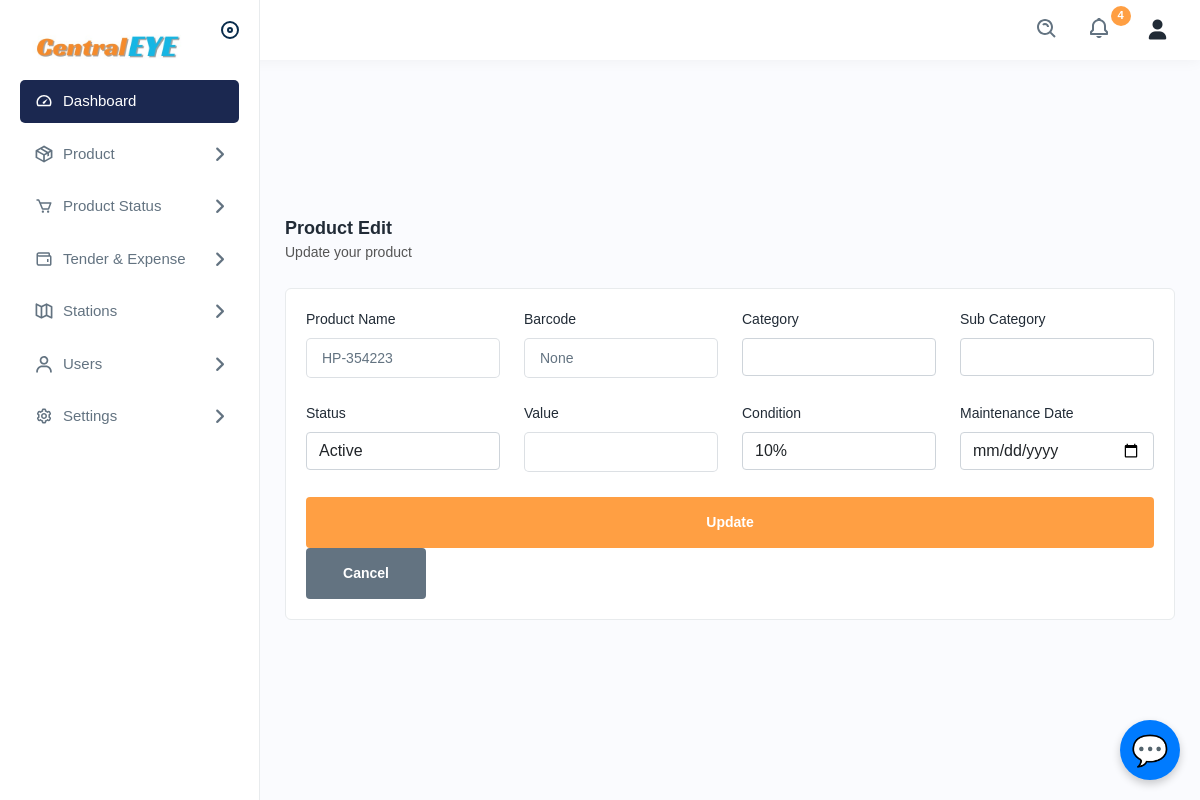
The app's page /editproduct/8, older data.
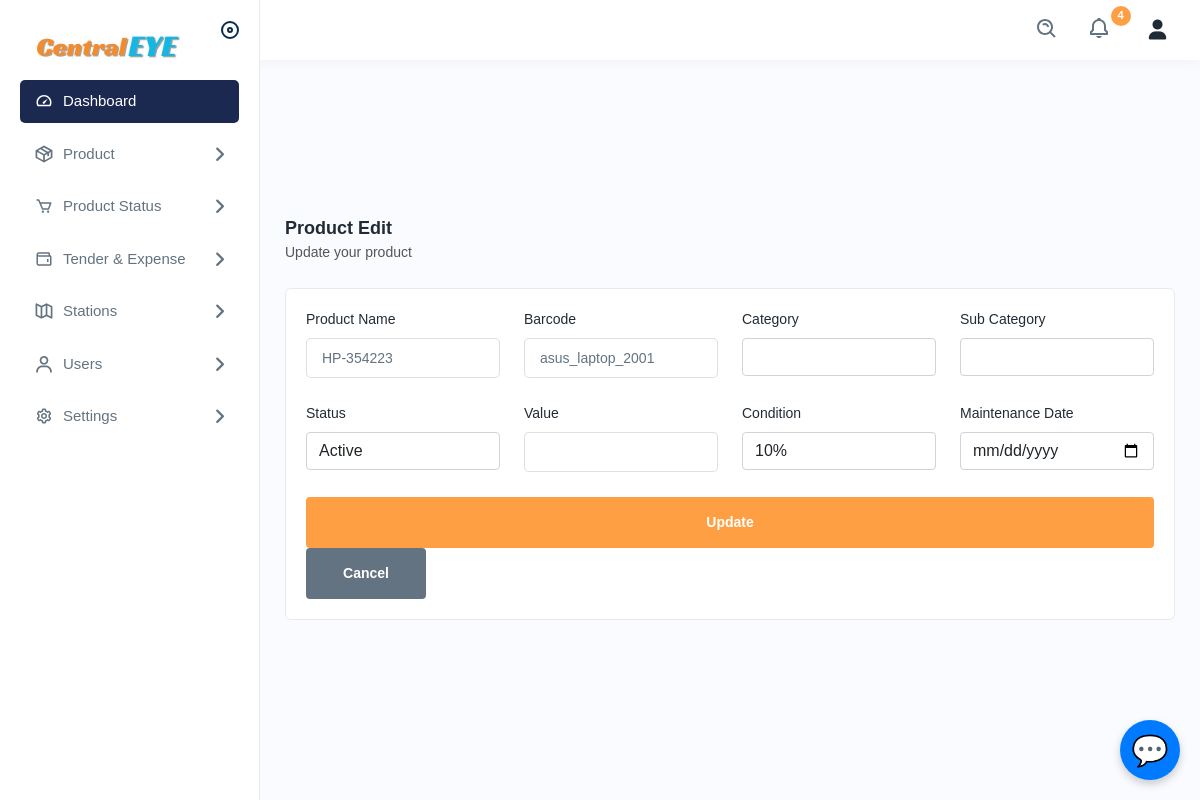
The same page, newer data.
### app/models.py (models this page shows, shortened)
class Asset(models.Model):
    asset_id = models.IntegerField(primary_key=True, unique=True)
    asset_name = models.CharField(max_length=255)
    asset_category = models.ForeignKey(
        AssetSubCategory, null=True, blank=True, on_delete=models.SET_NULL)
    barcode = models.CharField(
        max_length=255, unique=True, null=True, blank=True)
    purchase_date = models.DateField(default=timezone.now)
    asset_value = models.CharField(max_length=255)
    condition = models.CharField(
        max_length=20, choices=CONDITION_CHOICES, default='good')
    location = models.CharField(max_length=255)
    assign_to = models.ForeignKey(
        UserDetails, null=True, blank=True, on_delete=models.SET_NULL)
    asset_status = models.CharField(
        max_length=20, choices=ASSET_STATUS_CHOICES, default='available')
    asset_maintenance_date = models.DateField(null=True, blank=True)
    asset_add_date = models.DateField(auto_now=True, null=True, blank=True)

### app/views.py (the view, shortened to what this page needs)
# urls.py: path('editproduct/<int:id>', views.editproduct, name='editproduct'),
def editproduct(request, id):
    assets = Asset.objects.get(asset_id=id)
    categories = AssetCategory.objects.all()
    return render(request, 'editproduct.html', {'asset': assets, 'categories': categories})

### templates/editproduct.html (shortened to what this page needs)
{% extends 'navbar.html' %}
{% load static %}
{% block body %}
<div class="main-wrapper">
<div class="page-wrapper">
<div class="content">
<div class="page-header">
<div class="page-title">
<h4>Product Edit</h4>
<h6>Update your product</h6>
</div>
</div>
<form action="{% url 'editproduct' asset.asset_id %}" method="post">
<div class="card">
<div class="card-body">
<div class="row">
<div class="col-lg-3 col-sm-6 col-12">
<div class="form-group">
<label>Product Name</label>
<input type="text" name="asset_name" value="{{asset.asset_name}}">
</div>
</div>
<div class="col-lg-3 col-sm-6 col-12">
    <div class="form-group">
    <label>Barcode</label>
    <input type="text" name="barcode" value="{{asset.barcode}}">
    </div>
    </div>
    <div class="col-lg-3 col-sm-6 col-12">
        <div class="form-group">
            <label>Category</label>
            <select name="category_name" class="form-control">
                {% for category in categories %}
                <option value="{{ category.id }}" {% if category.id == asset.asset_category_id %}selected{% endif %}>{{ category.name }}</option>
                {% endfor %}
            </select>
        </div>
    </div>
    <div class="col-lg-3 col-sm-6 col-12">
        <div class="form-group">
            <label>Sub Category</label>
            <select name="subcategory_name" class="form-control">
            </select>
        </div>
    </div>
    <div class="col-lg-3 col-sm-6 col-12">
        <div class="form-group">
            <label>Status</label>
            <select name="status" class="form-control">
                <option value="Active" {% if asset.status == "Active" %}selected{% endif %}>Active</option>
            </select>
        </div>
    </div>
<div class="col-lg-3 col-sm-6 col-12">
<div class="form-group">
<label>Value</label>
<input type="text" name="asset_value" value="{{assets.asset_value}}">
</div>
</div>
<div class="col-lg-3 col-sm-6 col-12">
    <div class="form-group">
        <label>Condition</label>
        <select name="condition" class="form-control">
            <option value="10%" {% if asset.condition == "10%" %}selected{% endif %}>10%</option>
        </select>
    </div>
</div>
<div class="col-lg-3 col-sm-6 col-12">
    <div class="form-group">
        <label>Maintenance Date</label>
        <input type="date" name="asset_maintenance_date" value="{{ asset.asset_maintenance_date }}" class="form-control">
    </div>
</div>
<div class="col-lg-12">
<button type="submit" href="{% url 'editproduct' asset.asset_id %}" class="btn btn-submit me-2">Update</button>
<a href="{% url 'productlist' %}" class="btn btn-cancel">Cancel</a>
</div>
</div>
</div>
</div>
</form>
</div>
</div>
</div>
{% endblock %}

Row changes from the older to the newer data that the page shows:
changed Asset "HP-354223": barcode "None" → "asus_laptop_2001"
